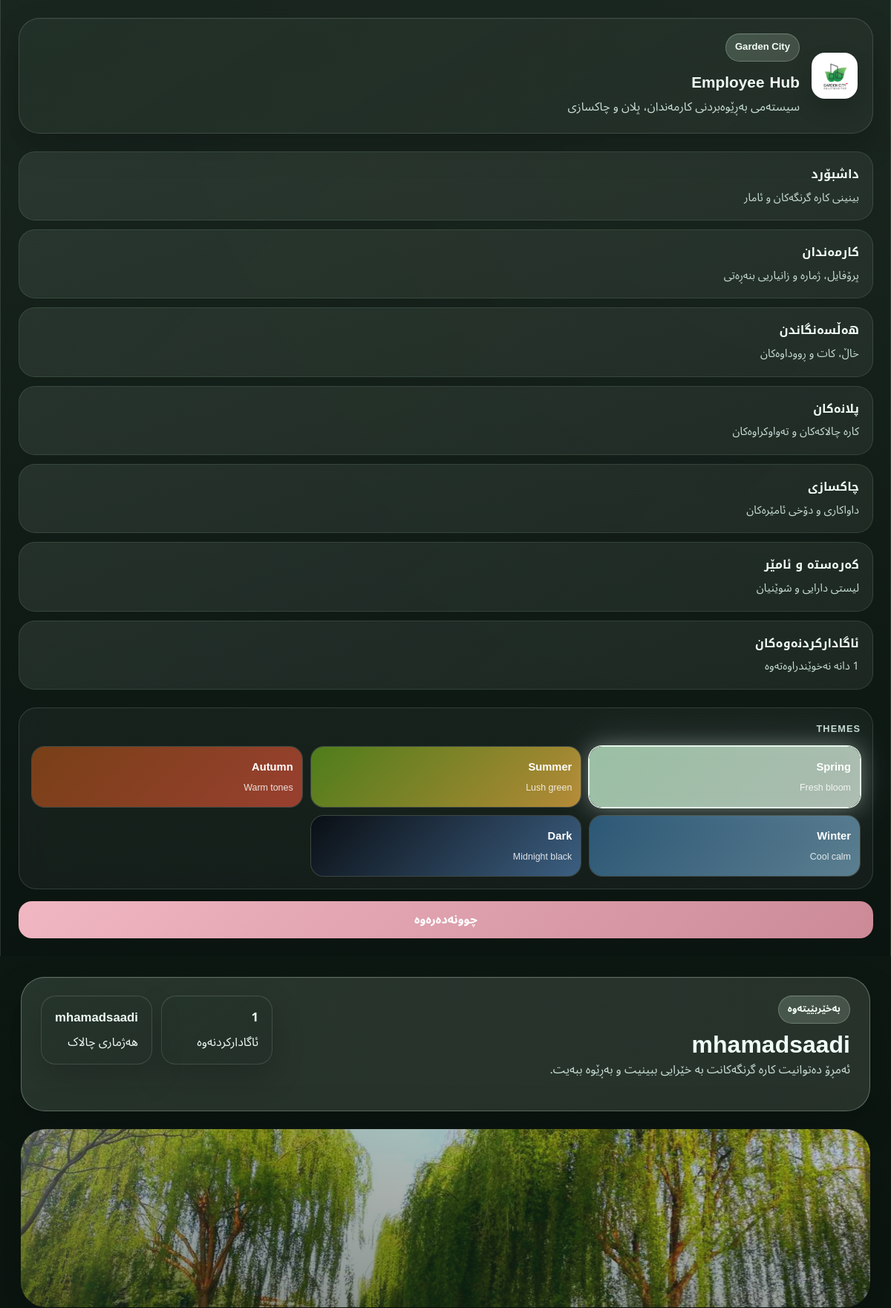
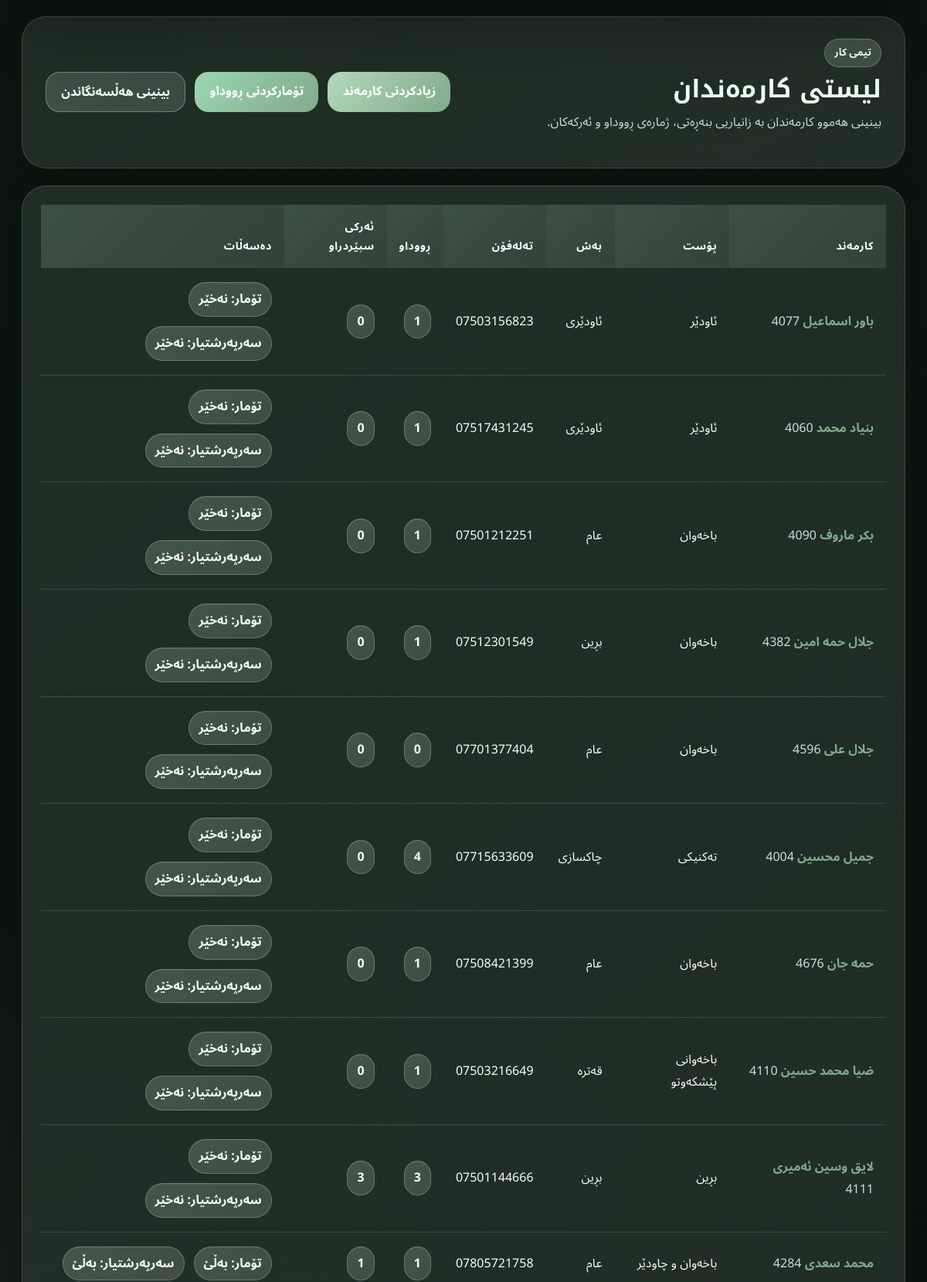
The page /employees/ (signed in, upper part) on the database its author committed (2 pictures, top to bottom).
### employees/models.py (models this page shows, shortened)
class Employee(models.Model):
    user = models.OneToOneField(User, on_delete=models.SET_NULL, null=True, blank=True)
    name = models.CharField(max_length=200)
    code = models.CharField(max_length=50, unique=True)
    position = models.CharField(max_length=200)
    phone = models.CharField(max_length=50, blank=True, null=True)
    department = models.ForeignKey(Department, on_delete=models.CASCADE)
    active = models.BooleanField(default=True)
    can_enter_data = models.BooleanField(default=False)
    is_supervisor = models.BooleanField(default=False)
    created_at = models.DateTimeField(auto_now_add=True)

class Department(models.Model):
    name = models.CharField(max_length=200)
    def __str__(self):
        return self.name

### employees/views.py (the view)
# urls.py: path('employees/', employee_list, name='employee_list'),
@login_required
def employee_list(request):
    employees = Employee.objects.select_related('department').annotate(
        event_total=Count('events'),
        assigned_task_total=Count('assigned_tasks'),
    ).order_by('name')
    return render(request, 'employees/employee_list.html', {'employees': employees})

### employees/views.py (called while the page is built)
def unread_notifications_count(request):
    if request.user.is_authenticated:
        count = Notification.objects.filter(user=request.user, is_read=False).count()
        return {'unread_notifications_count': count}
    return {'unread_notifications_count': 0}

### employees/templates/employees/employee_list.html (shortened to what this page needs)
{% extends 'employees/base.html' %}
{% block banner_class %}page-banner-employees{% endblock %}
{% block content %}
<section class="page-header-card">
    <div>
        <div class="eyebrow">تیمی کار</div>
        <h2 class="section-title">لیستی کارمەندان</h2>
        <p class="section-copy">بینینی هەموو کارمەندان بە زانیاریی بنەڕەتی، ژمارەی ڕووداو و ئەرکەکان.</p>
    </div>
    <div class="header-actions">
        {% if perms.employees.add_employee %}<a href="/add-employee/" class="btn btn-primary">زیادکردنی کارمەند</a>{% endif %}
        {% if perms.employees.add_event %}<a href="/add-event/" class="btn btn-success">تۆمارکردنی ڕووداو</a>{% endif %}
        <a href="/scores/" class="btn btn-secondary">بینینی هەڵسەنگاندن</a>
    </div>
</section>
<section class="surface-card">
    <div class="table-shell">
        <table class="table app-table align-middle">
            <thead>
                <tr>
                    <th>کارمەند</th>
                    <th>پۆست</th>
                    <th>بەش</th>
                    <th>تەلەفۆن</th>
                    <th>ڕووداو</th>
                    <th>ئەرکی سپێردراو</th>
                    <th>دەسەڵات</th>
                </tr>
            </thead>
            <tbody>
                {% for emp in employees %}
                <tr>
                    <td>
                        <div class="title-cell">
                            <a href="/employees/{{ emp.id }}/" class="primary-link">{{ emp.name }}</a>
                            <span>{{ emp.code }}</span>
                        </div>
                    </td>
                    <td>{{ emp.position }}</td>
                    <td>{{ emp.department }}</td>
                    <td>{{ emp.phone|default:"-" }}</td>
                    <td><span class="soft-pill">{{ emp.event_total }}</span></td>
                    <td><span class="soft-pill">{{ emp.assigned_task_total }}</span></td>
                    <td>
                        <div class="badge-group">
                            <span class="mini-badge {% if emp.can_enter_data %}mini-badge-success{% endif %}">تۆمار: {{ emp.can_enter_data|yesno:"بەڵێ,نەخێر" }}</span>
                            <span class="mini-badge {% if emp.is_supervisor %}mini-badge-warm{% endif %}">سەرپەرشتیار: {{ emp.is_supervisor|yesno:"بەڵێ,نەخێر" }}</span>
                        </div>
                    </td>
                </tr>
                {% endfor %}
            </tbody>
        </table>
    </div>
</section>
{% endblock %}

### employees/templates/employees/base.html (shortened to what this page needs)
{% load static %}
<!DOCTYPE html>
<html lang="ckb" dir="rtl">
<head>
    <link href="https://cdn.jsdelivr.net/npm/bootstrap@5.3.0/dist/css/bootstrap.min.css" rel="stylesheet">
    <link href="{% static 'css/app.css' %}?v=20260425i" rel="stylesheet">
</head>
<body class="theme-spring">
{% if request.user.is_authenticated %}
<div class="app-shell">
    <aside class="sidebar-panel" id="app-sidebar">
        <div class="brand-block">
            <img src="{% static 'images/garden-city-logo.jpg' %}" alt="Garden City" class="brand-logo">
            <div>
                <div class="brand-kicker">Garden City</div>
                <div class="brand-title">Employee Hub</div>
                <div class="brand-copy">سیستەمی بەڕێوەبردنی کارمەندان، پلان و چاکسازی</div>
            </div>
        </div>
        <nav class="sidebar-nav">
            <a href="/dashboard/" class="nav-link-tile">
                <span class="nav-link-title">داشبۆرد</span>
                <span class="nav-link-copy">بینینی کارە گرنگەکان و ئامار</span>
            </a>
            <a href="/employees/" class="nav-link-tile">
                <span class="nav-link-title">کارمەندان</span>
                <span class="nav-link-copy">پرۆفایل، ژمارە و زانیاریی بنەڕەتی</span>
            </a>
            <a href="/scores/" class="nav-link-tile">
                <span class="nav-link-title">هەڵسەنگاندن</span>
                <span class="nav-link-copy">خاڵ، کات و ڕووداوەکان</span>
            </a>
            <a href="/tasks/" class="nav-link-tile">
                <span class="nav-link-title">پلانەکان</span>
                <span class="nav-link-copy">کارە چالاکەکان و تەواوکراوەکان</span>
            </a>
            <a href="/maintenance/" class="nav-link-tile">
                <span class="nav-link-title">چاکسازی</span>
                <span class="nav-link-copy">داواکاری و دۆخی ئامێرەکان</span>
            </a>
            <a href="/assets/" class="nav-link-tile">
                <span class="nav-link-title">کەرەستە و ئامێر</span>
                <span class="nav-link-copy">لیستی دارایی و شوێنیان</span>
            </a>
            <a href="/notifications/" class="nav-link-tile">
                <span class="nav-link-title">ئاگادارکردنەوەکان</span>
                <span class="nav-link-copy">{{ unread_notifications_count }} دانە نەخوێندراوەتەوە</span>
            </a>
        </nav>
        <div class="sidebar-footer">
            <div class="theme-switcher-panel">
                <div class="theme-switcher-label">Themes</div>
                <div class="theme-switcher-grid">
                    <button type="button" class="theme-swatch" data-theme="theme-spring">
                        <span class="theme-swatch-title">Spring</span>
                        <span class="theme-swatch-copy">Fresh bloom</span>
                    </button>
                    <button type="button" class="theme-swatch" data-theme="theme-summer">
                        <span class="theme-swatch-title">Summer</span>
                        <span class="theme-swatch-copy">Lush green</span>
                    </button>
                    <button type="button" class="theme-swatch" data-theme="theme-autumn">
                        <span class="theme-swatch-title">Autumn</span>
                        <span class="theme-swatch-copy">Warm tones</span>
                    </button>
                    <button type="button" class="theme-swatch" data-theme="theme-winter">
                        <span class="theme-swatch-title">Winter</span>
                        <span class="theme-swatch-copy">Cool calm</span>
                    </button>
                    <button type="button" class="theme-swatch" data-theme="theme-dark">
                        <span class="theme-swatch-title">Dark</span>
                        <span class="theme-swatch-copy">Midnight black</span>
                    </button>
                </div>
            </div>
            <a href="/logout/" class="btn btn-danger w-100 mt-3">چوونەدەرەوە</a>
        </div>
    </aside>
    <main class="content-shell">
        <header class="topbar-panel">
            <div class="topbar-intro">
                <div class="topbar-intro-copy">
                    <div class="eyebrow">بەخێربێیتەوە</div>
                    <h1 class="topbar-title">{{ request.user.get_full_name|default:request.user.username }}</h1>
                    <p class="topbar-copy">ئەمڕۆ دەتوانیت کارە گرنگەکانت بە خێرایی ببینیت و بەڕێوە ببەیت.</p>
                </div>
            </div>
            <div class="status-cluster">
                <div class="status-pill">
                    <strong>{{ unread_notifications_count }}</strong>
                    <span>ئاگادارکردنەوە</span>
                </div>
                <div class="status-pill">
                    <strong>{{ request.user.username }}</strong>
                    <span>هەژماری چالاک</span>
                </div>
            </div>
        </header>
        <div class="page-body">
            <section class="page-visual-banner {% block banner_class %}page-banner-default{% endblock %}">
                <div class="page-visual-banner-inner"></div>
            </section>
            {% block content %}{% endblock %}
        </div>
    </main>
</div>
{% else %}
{% block guest_content %}{% endblock %}
{% endif %}
</body>
</html>

### rows shown on the page
Employee: name "باور اسماعیل", code "4077", position "ئاودێر", department "ئاودێری", phone "07503156823", event_total "1", assigned_task_total "0", can_enter_data "نەخێر", is_supervisor "نەخێر"
Employee: name "بنیاد محمد", code "4060", position "ئاودێر", department "ئاودێری", phone "07517431245", event_total "1", assigned_task_total "0", can_enter_data "نەخێر", is_supervisor "نەخێر"
Employee: name "بکر ماروف", code "4090", position "باخەوان", department "عام", phone "07501212251", event_total "1", assigned_task_total "0", can_enter_data "نەخێر", is_supervisor "نەخێر"
Employee: name "جلال حمە امین", code "4382", position "باخەوان", department "بڕین", phone "07512301549", event_total "1", assigned_task_total "0", can_enter_data "نەخێر", is_supervisor "نەخێر"
Employee: name "جلال علی", code "4596", position "باخەوان", department "عام", phone "07701377404", event_total "0", assigned_task_total "0", can_enter_data "نەخێر", is_supervisor "نەخێر"
Employee: name "جمیل محسین", code "4004", position "تەکنیکی", department "چاکسازی", phone "07715633609", event_total "4", assigned_task_total "0", can_enter_data "نەخێر", is_supervisor "نەخێر"
Employee: name "حمە جان", code "4676", position "باخەوان", department "عام", phone "07508421399", event_total "1", assigned_task_total "0", can_enter_data "نەخێر", is_supervisor "نەخێر"
Employee: name "ضیا محمد حسین", code "4110", position "باخەوانی پێشکەوتو", department "قەترە", phone "07503216649", event_total "1", assigned_task_total "0", can_enter_data "نەخێر", is_supervisor "نەخێر"
Employee: name "لایق وسین ئەمیری", code "4111", position "بڕین", department "بڕین", phone "07501144666", event_total "3", assigned_task_total "3", can_enter_data "نەخێر", is_supervisor "نەخێر"
Employee: name "محمد سعدی", code "4284", position "باخەوان و چاودێر", department "عام", phone "07805721758", event_total "1", assigned_task_total "1", can_enter_data "بەڵێ", is_supervisor "بەڵێ"

### other values the page prints
{{ request.user.get_full_name|default:request.user.username }} "mhamadsaadi"
{{ unread_notifications_count }} "1"
{{ request.user.username }} "mhamadsaadi"
